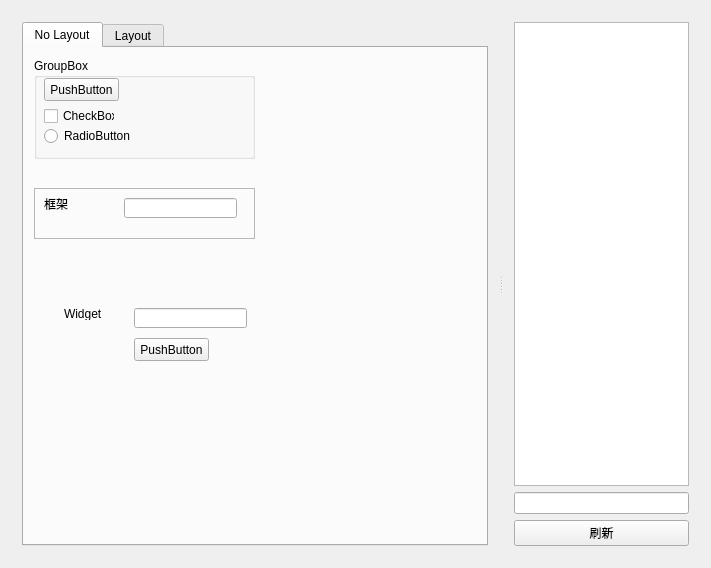
<?xml version="1.0" encoding="UTF-8"?>
<ui version="4.0">
 <class>CSSTester</class>
 <widget class="QWidget" name="CSSTester">
  <property name="geometry">
   <rect>
    <x>0</x>
    <y>0</y>
    <width>711</width>
    <height>568</height>
   </rect>
  </property>
  <property name="maximumSize">
   <size>
    <width>16777215</width>
    <height>16777215</height>
   </size>
  </property>
  <property name="windowTitle">
   <string>CSSTester</string>
  </property>
  <layout class="QVBoxLayout" name="verticalLayout_2">
   <item>
    <widget class="QSplitter" name="splitter">
     <property name="orientation">
      <enum>Qt::Horizontal</enum>
     </property>
     <widget class="QWidget" name="widget" native="true">
      <property name="maximumSize">
       <size>
        <width>16777215</width>
        <height>16777215</height>
       </size>
      </property>
      <layout class="QVBoxLayout" name="verticalLayout_4">
       <item>
        <widget class="QTabWidget" name="tabWidget">
         <property name="currentIndex">
          <number>0</number>
         </property>
         <widget class="QWidget" name="tab">
          <attribute name="title">
           <string>No Layout</string>
          </attribute>
          <widget class="QGroupBox" name="groupBox">
           <property name="geometry">
            <rect>
             <x>10</x>
             <y>10</y>
             <width>221</width>
             <height>101</height>
            </rect>
           </property>
           <property name="title">
            <string>GroupBox</string>
           </property>
           <widget class="QPushButton" name="pushButton">
            <property name="geometry">
             <rect>
              <x>10</x>
              <y>20</y>
              <width>75</width>
              <height>23</height>
             </rect>
            </property>
            <property name="text">
             <string>PushButton</string>
            </property>
           </widget>
           <widget class="QRadioButton" name="radioButton">
            <property name="geometry">
             <rect>
              <x>10</x>
              <y>70</y>
              <width>89</width>
              <height>16</height>
             </rect>
            </property>
            <property name="text">
             <string>RadioButton</string>
            </property>
           </widget>
           <widget class="QCheckBox" name="checkBox">
            <property name="geometry">
             <rect>
              <x>10</x>
              <y>50</y>
              <width>71</width>
              <height>16</height>
             </rect>
            </property>
            <property name="text">
             <string>CheckBox</string>
            </property>
           </widget>
          </widget>
          <widget class="QFrame" name="frame">
           <property name="geometry">
            <rect>
             <x>10</x>
             <y>140</y>
             <width>221</width>
             <height>51</height>
            </rect>
           </property>
           <property name="frameShape">
            <enum>QFrame::StyledPanel</enum>
           </property>
           <property name="frameShadow">
            <enum>QFrame::Raised</enum>
           </property>
           <widget class="QLineEdit" name="lineEdit">
            <property name="geometry">
             <rect>
              <x>90</x>
              <y>10</y>
              <width>113</width>
              <height>20</height>
             </rect>
            </property>
           </widget>
           <widget class="QLabel" name="label">
            <property name="geometry">
             <rect>
              <x>10</x>
              <y>10</y>
              <width>54</width>
              <height>12</height>
             </rect>
            </property>
            <property name="text">
             <string>框架</string>
            </property>
           </widget>
          </widget>
          <widget class="QWidget" name="widget_3" native="true">
           <property name="geometry">
            <rect>
             <x>20</x>
             <y>240</y>
             <width>221</width>
             <height>161</height>
            </rect>
           </property>
           <widget class="QLineEdit" name="lineEdit_3">
            <property name="geometry">
             <rect>
              <x>90</x>
              <y>20</y>
              <width>113</width>
              <height>20</height>
             </rect>
            </property>
           </widget>
           <widget class="QLabel" name="label_3">
            <property name="geometry">
             <rect>
              <x>20</x>
              <y>20</y>
              <width>54</width>
              <height>12</height>
             </rect>
            </property>
            <property name="text">
             <string>Widget</string>
            </property>
           </widget>
           <widget class="QPushButton" name="pushButton_2">
            <property name="geometry">
             <rect>
              <x>90</x>
              <y>50</y>
              <width>75</width>
              <height>23</height>
             </rect>
            </property>
            <property name="text">
             <string>PushButton</string>
            </property>
           </widget>
          </widget>
         </widget>
         <widget class="QWidget" name="tab_2">
          <attribute name="title">
           <string>Layout</string>
          </attribute>
          <layout class="QVBoxLayout" name="verticalLayout">
           <item>
            <widget class="QGroupBox" name="groupBox_2">
             <property name="title">
              <string>GroupBox</string>
             </property>
             <layout class="QGridLayout" name="gridLayout">
              <item row="0" column="3">
               <widget class="QCheckBox" name="checkBox_2">
                <property name="text">
                 <string>CheckBox</string>
                </property>
               </widget>
              </item>
              <item row="0" column="1">
               <widget class="QRadioButton" name="radioButton_2">
                <property name="text">
                 <string>RadioButton</string>
                </property>
               </widget>
              </item>
              <item row="0" column="0">
               <widget class="QPushButton" name="unlockBtn">
                <property name="text">
                 <string>Unlock</string>
                </property>
               </widget>
              </item>
              <item row="0" column="2">
               <widget class="QRadioButton" name="radioButton_3">
                <property name="text">
                 <string>RadioButton</string>
                </property>
                <property name="checked">
                 <bool>true</bool>
                </property>
               </widget>
              </item>
              <item row="1" column="0" colspan="4">
               <widget class="QFrame" name="disabledWidgetFrame">
                <property name="enabled">
                 <bool>false</bool>
                </property>
                <property name="minimumSize">
                 <size>
                  <width>0</width>
                  <height>30</height>
                 </size>
                </property>
                <property name="frameShape">
                 <enum>QFrame::StyledPanel</enum>
                </property>
                <property name="frameShadow">
                 <enum>QFrame::Raised</enum>
                </property>
                <layout class="QHBoxLayout" name="horizontalLayout">
                 <property name="leftMargin">
                  <number>0</number>
                 </property>
                 <property name="topMargin">
                  <number>0</number>
                 </property>
                 <property name="rightMargin">
                  <number>0</number>
                 </property>
                 <property name="bottomMargin">
                  <number>0</number>
                 </property>
                 <item>
                  <widget class="QPushButton" name="disabledBtn">
                   <property name="text">
                    <string>PushButton</string>
                   </property>
                  </widget>
                 </item>
                 <item>
                  <widget class="QRadioButton" name="disabledRadio">
                   <property name="text">
                    <string>RadioButton</string>
                   </property>
                  </widget>
                 </item>
                 <item>
                  <widget class="QRadioButton" name="radioButton_4">
                   <property name="text">
                    <string>RadioButton</string>
                   </property>
                   <property name="checked">
                    <bool>true</bool>
                   </property>
                  </widget>
                 </item>
                 <item>
                  <widget class="QCheckBox" name="disabledCheck">
                   <property name="text">
                    <string>CheckBox</string>
                   </property>
                  </widget>
                 </item>
                </layout>
               </widget>
              </item>
             </layout>
            </widget>
           </item>
           <item>
            <widget class="QFrame" name="frame_2">
             <property name="frameShape">
              <enum>QFrame::StyledPanel</enum>
             </property>
             <property name="frameShadow">
              <enum>QFrame::Raised</enum>
             </property>
             <layout class="QFormLayout" name="formLayout">
              <property name="fieldGrowthPolicy">
               <enum>QFormLayout::AllNonFixedFieldsGrow</enum>
              </property>
              <item row="1" column="0">
               <widget class="QLabel" name="label_2">
                <property name="text">
                 <string>TextLabel</string>
                </property>
               </widget>
              </item>
              <item row="1" column="1">
               <widget class="QLineEdit" name="lineEdit_2"/>
              </item>
              <item row="2" column="0">
               <widget class="QLabel" name="label_4">
                <property name="enabled">
                 <bool>false</bool>
                </property>
                <property name="text">
                 <string>TextLabel</string>
                </property>
               </widget>
              </item>
              <item row="2" column="1">
               <widget class="QLineEdit" name="lineEdit_4">
                <property name="enabled">
                 <bool>false</bool>
                </property>
               </widget>
              </item>
              <item row="3" column="1">
               <widget class="QComboBox" name="comboBox"/>
              </item>
              <item row="4" column="1">
               <widget class="QTextEdit" name="textEdit_2">
                <property name="html">
                 <string>&lt;!DOCTYPE HTML PUBLIC &quot;-//W3C//DTD HTML 4.0//EN&quot; &quot;http://www.w3.org/TR/REC-html40/strict.dtd&quot;&gt;
&lt;html&gt;&lt;head&gt;&lt;meta name=&quot;qrichtext&quot; content=&quot;1&quot; /&gt;&lt;style type=&quot;text/css&quot;&gt;
p, li { white-space: pre-wrap; }
&lt;/style&gt;&lt;/head&gt;&lt;body style=&quot; font-family:'SimSun'; font-size:9pt; font-weight:400; font-style:normal;&quot;&gt;
&lt;p style=&quot; margin-top:0px; margin-bottom:0px; margin-left:0px; margin-right:0px; -qt-block-indent:0; text-indent:0px;&quot;&gt;&lt;span style=&quot; font-family:'Arial,Helvetica,sans'; font-size:12px; color:#000000;&quot;&gt;Lorem ipsum dolor sit amet, consectetur adipiscing elit, sed do eiusmod tempor incididunt ut labore et dolore magna aliqua. Ut enim ad minim veniam, quis nostrud exercitation ullamco laboris nisi ut aliquip ex ea commodo consequat. Duis aute irure dolor in reprehenderit in voluptate velit esse cillum dolore eu fugiat nulla pariatur. Excepteur sint occaecat cupidatat non proident, sunt in culpa qui officia deserunt mollit anim id est laborum.&lt;/span&gt;&lt;/p&gt;&lt;/body&gt;&lt;/html&gt;</string>
                </property>
               </widget>
              </item>
              <item row="5" column="1">
               <widget class="QLabel" name="label_5">
                <property name="text">
                 <string>Lorem ipsum dolor sit amet, consectetur adipiscing elit, sed do eiusmod tempor incididunt ut labore et dolore magna aliqua. Ut enim ad minim veniam, quis nostrud exercitation ullamco laboris nisi ut aliquip ex ea commodo consequat. Duis aute irure dolor in reprehenderit in voluptate velit esse cillum dolore eu fugiat nulla pariatur. Excepteur sint occaecat cupidatat non proident, sunt in culpa qui officia deserunt mollit anim id est laborum.</string>
                </property>
                <property name="wordWrap">
                 <bool>true</bool>
                </property>
               </widget>
              </item>
             </layout>
            </widget>
           </item>
           <item>
            <widget class="QGroupBox" name="groupBox_3">
             <property name="enabled">
              <bool>true</bool>
             </property>
             <property name="minimumSize">
              <size>
               <width>0</width>
               <height>100</height>
              </size>
             </property>
             <property name="title">
              <string>GroupBox</string>
             </property>
             <layout class="QVBoxLayout" name="verticalLayout_5">
              <item>
               <widget class="QTabWidget" name="tabWidget_2">
                <property name="enabled">
                 <bool>false</bool>
                </property>
                <property name="currentIndex">
                 <number>1</number>
                </property>
                <widget class="QWidget" name="tab_3">
                 <attribute name="title">
                  <string>Tab 1</string>
                 </attribute>
                </widget>
                <widget class="QWidget" name="tab_4">
                 <attribute name="title">
                  <string>Tab 2</string>
                 </attribute>
                </widget>
               </widget>
              </item>
             </layout>
            </widget>
           </item>
          </layout>
         </widget>
        </widget>
       </item>
      </layout>
     </widget>
     <widget class="QWidget" name="widget_2" native="true">
      <layout class="QVBoxLayout" name="verticalLayout_3">
       <item>
        <widget class="QTextEdit" name="cssEdit"/>
       </item>
       <item>
        <widget class="QLineEdit" name="fileEdit"/>
       </item>
       <item>
        <widget class="QPushButton" name="refreshCSSBtn">
         <property name="text">
          <string>刷新</string>
         </property>
        </widget>
       </item>
      </layout>
     </widget>
    </widget>
   </item>
  </layout>
 </widget>
 <layoutdefault spacing="6" margin="11"/>
 <resources/>
 <connections/>
</ui>
